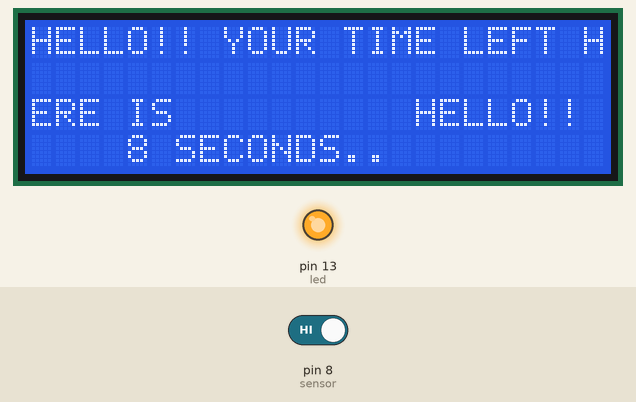
The sketch below on a simulated Arduino Uno, built with avr-gcc and run on an emulated ATmega328P. Shown: 24×4 character LCD, output pins drawn as LEDs (lit = HIGH). The test bench sets the inputs (shaded band); at power-on: pin 8 (sensor) HIGH.

Above: at 1.2 s.
1.3 s: pin 8 (sensor) driven LOW
At 1.7 s:
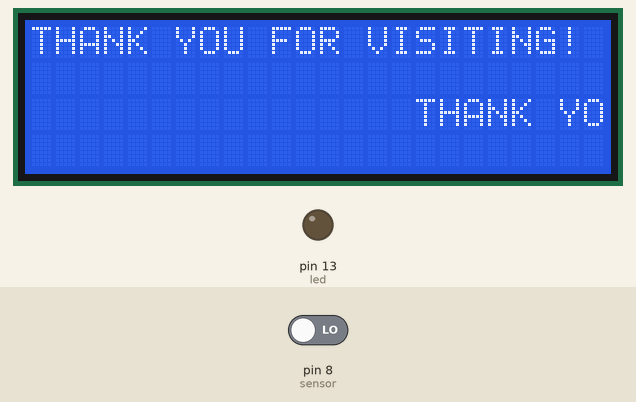
At 2.5 s:
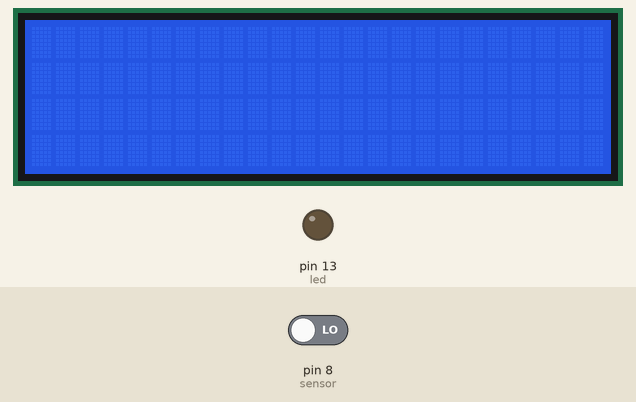
3.3 s: pin 8 (sensor) driven HIGH
At 13.3 s:
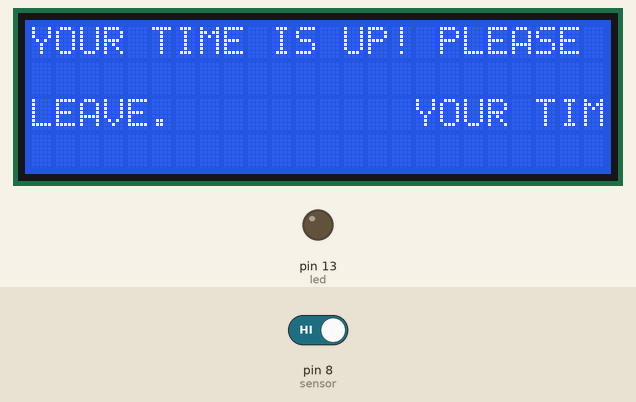
Timing chart, 0 to 14.3 s (numbered marks = the images above; inputs shaded):
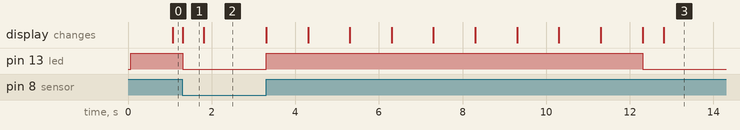

The sketch:

lcd-and-pir.ino
```cpp
//To include library for the use of LCD
#include <LiquidCrystal.h>

//INITIALISATION OF PIN NUMBERS
int sensor = 8;       //CONNECTION TO OUT PIN OF PIR SENSOR
int led = 13;        //CONNECTION TO LED
const int rs = 12, en = 11, d4 = 5, d5 = 4, d6 = 3, d7 = 2;   //CONNECTION TO THE RESPECTIVE PINS OF THE LCD DISPLAY
LiquidCrystal lcd(rs, en, d4, d5, d6, d7);    //CONFIGURATION OF CONNECTION WITH LCD DISPLAY

void setup() {
  lcd.begin(24, 4);       //To set the number of columns and rows of the LCD
  Serial.begin(9600);
  pinMode(sensor, INPUT);   //Taking the output of the PIR sensor as input
  pinMode(led, OUTPUT);     //Choose the LED as output
  digitalWrite(led,LOW);    //INITIALISATION OF LED'S STATE
}

void loop() {

  int k=0;
  long lastReset=millis();      //To save the time of last reset of the PIR sensor
  while(digitalRead(sensor)==HIGH)
  {
   lcd.setCursor(0, 0);         // Cursor is set at the 0th position
   int t1=10000-(millis()-lastReset);     //Calculation of time left in the room with time limit 10s

   if(t1/1000>0)      //If within set limit
   {
    String hellomsg="HELLO!! YOUR TIME LEFT HERE IS ";
    String s=" SECONDS.";
    lcd.print(hellomsg);
    digitalWrite(led,HIGH);   //Turn ON the LED lights
    lcd.setCursor(4,14);      //Cursor can be set to the desire position to display the seconds
    lcd.print(t1/1000);
    lcd.print(s);
   }

   else     //When exceeds limit
   {
    while(k<1)
    {
      lcd.clear();      //Clear the LCD only once
      k++;
    }

    lcd.setCursor(0,0);       //Set the Cursor back to 0th position
    digitalWrite(led,LOW);    //Make the LED blink
    delay(500);
    digitalWrite(led,HIGH);
    lcd.print("YOUR TIME IS UP! PLEASE LEAVE.");    //Alert Message
   }


   if(digitalRead(sensor)==LOW)     //When the sensor doesn't find any movement
   {
    digitalWrite(led,LOW);      //Turn OFF the LED light
    lcd.setCursor(0,0);         //Set the cursor to 0th position
    lcd.clear();                //Clear the screen
    lcd.print("THANK YOU FOR VISITING! ");    //Thank You message
    delay(500);
    lcd.clear();    //Clear again
   }


  }

}
```

Measured:
- after the input at 1.3 s, pin 13 (led): HIGH → LOW at once; the display: changes at once (image 1)
- after the input at 3.3 s, pin 13 (led): LOW → HIGH at once, → LOW 9.0 s later; the display: first changes at once (image 3 shows a later state)
- what the display in image 1 shows lasts 0.5 s, from 1.3 s to 1.8 s
